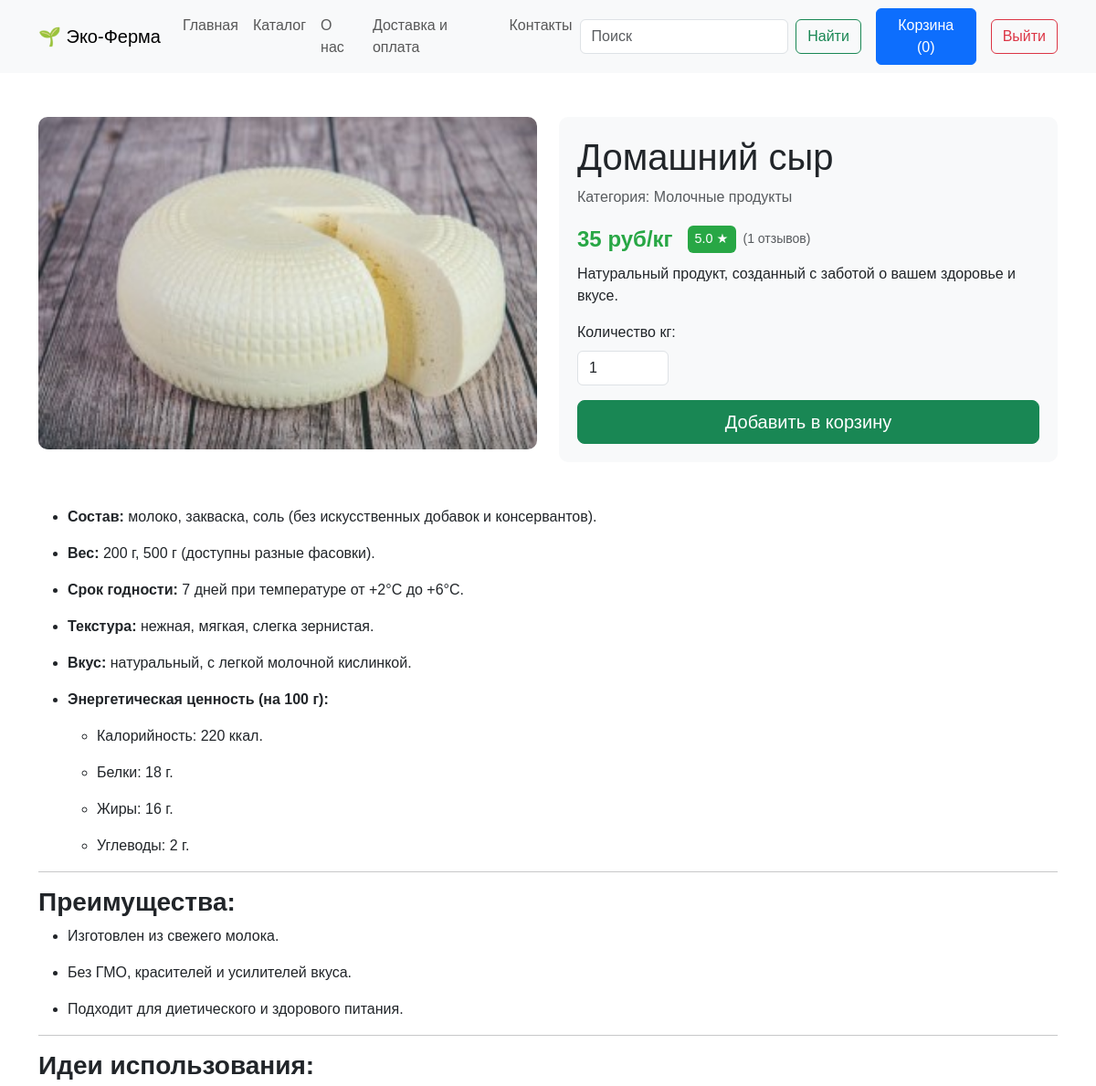
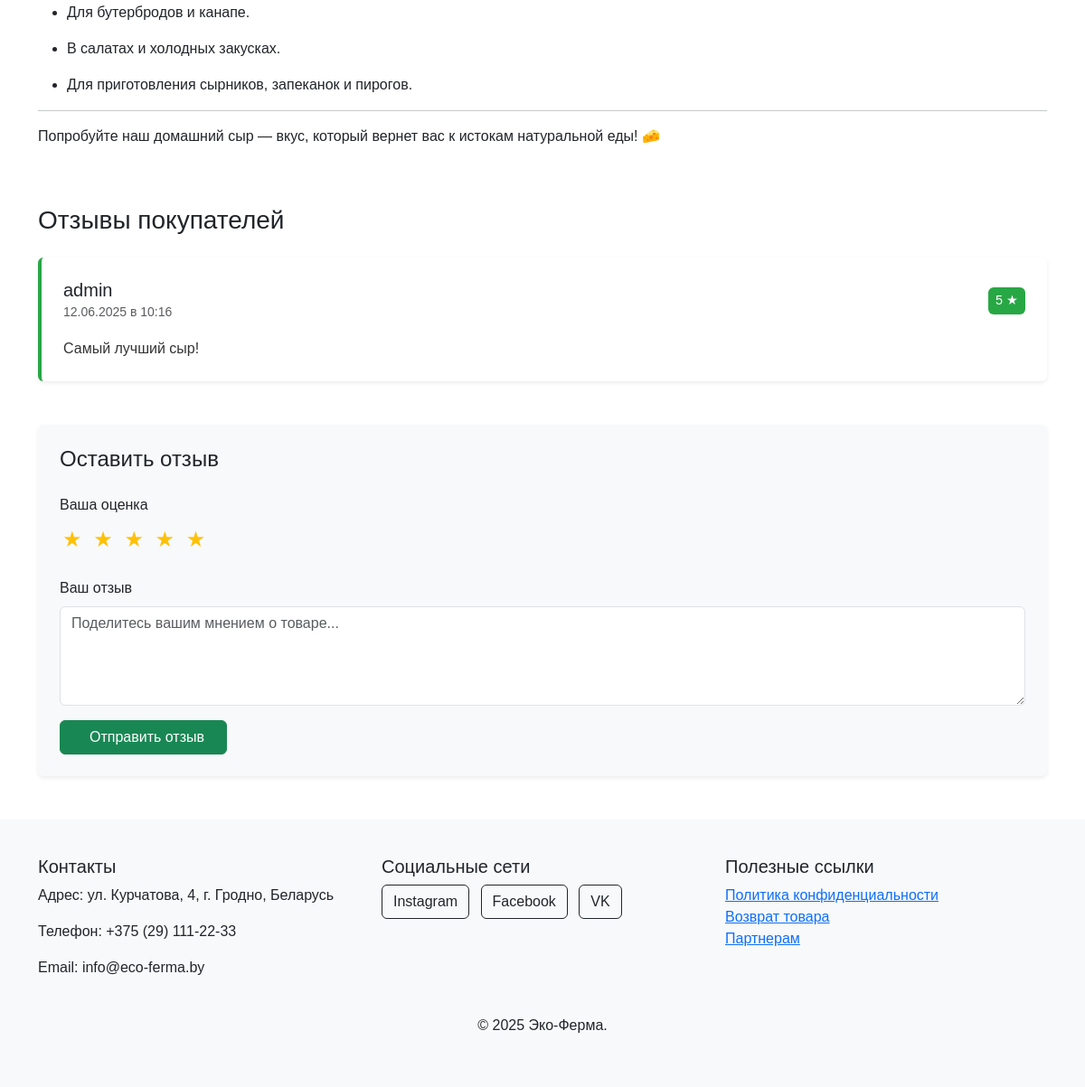
/product/2 (signed in), run on the app's committed database (2 pictures, top to bottom).
### app.py (models this page shows, shortened)
class Products(db.Model):
    id = db.Column(db.Integer,primary_key=True)
    title = db.Column(db.String(100))
    subText = db.Column(db.Text)
    text = db.Column(db.Text)
    image_name = db.Column(db.String(100))
    category = db.Column(db.String(100))
    price = db.Column(db.Integer)
    orders = db.relationship('Orders', backref='product', lazy=True)

class Reviews(db.Model):
    id = db.Column(db.Integer, primary_key=True)
    id_user = db.Column(db.Integer, db.ForeignKey('users.id'))
    id_product = db.Column(db.Integer, db.ForeignKey('products.id'))
    rating = db.Column(db.Integer)  # Оценка от 1 до 5
    text = db.Column(db.Text)
    date = db.Column(db.DateTime, default=datetime.now)
    user = db.relationship('Users', backref='reviews')
    product = db.relationship('Products', backref='reviews')

class Users(db.Model):
    id = db.Column(db.Integer,primary_key=True)
    name = db.Column(db.String(100))
    surname = db.Column(db.String(100))
    email = db.Column(db.String(100), unique=True)
    password = db.Column(db.String(100), unique=True)
    root = db.Column(db.Integer, default=0)
    reports = db.relationship('Reports', backref='user', lazy=True)

### app.py (the view, shortened to what this page needs)
@app.route('/product/<int:id>', methods=['GET', 'POST'])
def product(id):
    product = Products.query.get(id)
    avg_rating = db.session.query(
        db.func.avg(Reviews.rating)
    ).filter(Reviews.id_product == id).scalar()
    avg_rating = round(avg_rating, 1) if avg_rating else 0
    product.reviews = sorted(product.reviews, key=lambda x: x.date, reverse=True)
    return render_template("product.html",product=product,avg_rating=avg_rating,
        reviews_count=len(product.reviews))

### app.py (called while the page is built)
@app.context_processor
def inject_order_count():
    order_count = 0
    if 'name' in session:
        user = object
        user = Users.query.filter_by(email=session['name']).first()
        order_count = db.session.query(func.count(Orders.id)) \
                    .filter_by(id_user=user.id) \
                    .filter(Orders.status == 0) \
                    .scalar()
    return dict(order_count=order_count)

@app.context_processor
def inject_user():
    def get_user_name():
        if 'name' in session:
            return Users.query.filter_by(email=session['name']).first()
    return dict(active_user=get_user_name())

### templates/product.html (shortened to what this page needs)
{% extends 'base.html' %}
{% block main %}
  <div class="container my-5">
    <div class="row">
      <div class="col-md-6">
        <div class="product-images">
          <img src="../static/img/upload/{{product.image_name}}" alt="{{product.title}}" class="main-image">
        </div>
      </div>
      <div class="col-md-6">
    <div class="product-info">
        <h1>{{product.title}}</h1>
        <p class="text-muted">Категория: {{product.category}}</p>
        <div class="d-flex align-items-center mb-2">
            <div class="price-container">
                <p class="price mb-0 me-3">
                    <span id="basePrice">{{product.price}}</span>
                    <span id="priceUnit">{%if product.title=="Свежее молоко"%}руб/л{%elif product.title=="Эко газон 'Зеленый ковер'"%}руб/м2{%else%}руб/кг{%endif%}</span>
                </p>
            </div>
            <div class="d-flex align-items-center">
                {% if reviews_count > 0 %}
                <div class="rating-badge bg-success text-white px-2 py-1 rounded me-2">
                    {{ avg_rating }} ★
                </div>
                <small class="text-muted">({{ reviews_count }} отзывов)</small>
                {% else %}
                <small class="text-muted">Нет отзывов</small>
                {% endif %}
            </div>
        </div>
        <p>{{product.subText}}</p>
        {%if 'name' in session %}
        <form method="post" action="{{url_for('add_to_cart', id_user=active_user.id, id_product=product.id)}}">
            <div class="mb-3">
                <label for="quantity" class="form-label">Количество {%if product.title=="Свежее молоко"%}л{%elif product.title=="Эко газон 'Зеленый ковер'"%}м2{%else%}кг{%endif%}:</label>
                <input type="number" name="count_products" class="form-control quantity" id="quantity"
                       value="1" min="1" oninput="calculateTotalPrice()">
            </div>
            <button type="submit" class="btn btn-success btn-lg w-100">Добавить в корзину</button>
            {%else%}
            <button type="submit" class="btn btn-success btn-lg w-100" disabled>Добавить в корзину</button>
            <p class="text-center my-2">Для добавления в карзину необходимо <a href="/login" class="link-dark">войти!</a> </p>
            {%endif%}
        </form>
    </div>
</div>
    </div>
    <div class="row mt-5">
      <div class="col">
        {% autoescape false %} {{product.text}} {% endautoescape %}
      </div>
    </div>
<div class="row mt-5">
    <div class="col-12">
        <h3 class="mb-4">Отзывы покупателей</h3>
        <div class="reviews-list mb-5">
            {% for review in product.reviews %}
            <div class="review-card mb-4 p-4 rounded shadow-sm">
                <div class="d-flex justify-content-between align-items-center mb-3">
                    <div class="d-flex align-items-center">
                        <div>
                            <h5 class="mb-0">{{ review.user.name }}</h5>
                            <small class="text-muted">{{ review.date.strftime('%d.%m.%Y в %H:%M') }}</small>
                        </div>
                    </div>
                    <div class="rating-badge bg-success text-white px-2 py-1 rounded">
                        {{ review.rating }} ★
                    </div>
                </div>
                <div class="d-flex justify-content-between align-items-center">
                  <p class="review-text mb-0">{{ review.text }}</p>
                </div>
            </div>
            {% else %}
            <div class="empty-reviews text-center py-5 bg-light rounded">
                <i class="bi bi-chat-square-text fs-1 text-muted"></i>
                <p class="mt-3">Пока нет отзывов. Будьте первым!</p>
            </div>
            {% endfor %}
        </div>
        <div class="add-review-form bg-light p-4 rounded shadow-sm">
            <h4 class="mb-4">Оставить отзыв</h4>
            {% if 'name' in session %}
            <form method="post" action="{{ url_for('add_review', product_id=product.id) }}">
                <div class="mb-4">
                    <label class="form-label d-block">Ваша оценка</label>
                    <div class="star-rating">
                        {% for i in range(5, 0, -1) %}
                        <label for="star{{i}}" title="{{i}} звезд"> ★</label>
                        {% endfor %}
                    </div>
                </div>
                <div class="mb-3">
                    <label for="reviewText" class="form-label">Ваш отзыв</label>
                    <textarea class="form-control" id="reviewText" name="text" rows="4"
                              placeholder="Поделитесь вашим мнением о товаре..." required></textarea>
                </div>
                <button type="submit" class="btn btn-success px-4">
                    Отправить отзыв
                </button>
            </form>
            {% else %}
            <div class="alert alert-info mb-0">
                <i class="bi bi-info-circle me-2"></i>
                Чтобы оставить отзыв, пожалуйста <a href="/login" class="alert-link">войдите</a> в систему.
            </div>
            {% endif %}
        </div>
    </div>
</div>
  </div>
  {% endblock %}

### static/css/style.css (style rules this page uses)
body { font-family: Arial, sans-serif; }
html, body { height: 100%; margin: 0; display: flex; flex-direction: column; }
.product-images img { width: 100%; height: auto; border-radius: 10px; margin-bottom: 10px; }
.product-info { background-color: #f8f9fa; padding: 20px; border-radius: 10px; }
.product-info h1 { font-size: 2.5rem; }
.product-info .price { font-size: 1.5rem; color: #28a745; font-weight: bold; }
.product-info .quantity { max-width: 100px; }
html, body { height: 100%; }
body { display: flex; flex-direction: column; min-height: 100vh; }
.review-card { border-left: 3px solid #28a745; padding-left: 15px; margin-bottom: 20px; }
.review-card { background: white; border-left: 4px solid #28a745; transition: transform 0.2s; }
.rating-badge { font-size: 0.9rem; background-color: #28a745 !important; }
.review-text { line-height: 1.6; color: #333; }
.star-rating { display: flex; flex-direction: row-reverse; justify-content: flex-end; }
.star-rating label { color: #ddd; font-size: 1.5rem; padding: 0 3px; cursor: pointer; transition: color 0.2s; }
.star-rating input:checked ~ label, .star-rating label:hover, .star-rating label:hover ~ label { color: #ffc107; }
.star-rating input:checked + label { color: #ffc107; }
.rating-badge { font-size: 0.9rem; display: inline-flex; align-items: center; gap: 0.25rem; }
.star-rating { display: inline-block; font-size: 1.5rem; unicode-bidi: bidi-override; direction: rtl; }
.star-rating label { color: #ddd; cursor: pointer; }
.rating-badge { display: inline-flex; align-items: center; font-size: 0.9rem; font-weight: 500; }
.price { font-size: 1.2rem; font-weight: bold; color: #2e7d32; }

### data on the page
Products: image_name (picture), title "Домашний сыр", category "Молочные продукты", price "35", subText "Натуральный продукт, созданный с заботой о вашем здоровье и вкусе.", text "Состав: молоко, закваска, соль (без искусственных добавок и консервантов). Вес: 200 г, 500 г (доступны разные фасовки). Срок годности: 7 дней при температуре от +2°C до +6°C. Текстура: нежная, мягкая, слегка зернистая. Вкус: натуральный, с легкой молочной кислинкой. Энергетическая ценность (на 100 г): Калорийность: 220 ккал. Белки: 18 г. Жиры: 16 г. Углеводы: 2 г. Преимущества: Изготовлен из свежего молока. Без ГМО, красителей и усилителей вкуса. Подходит для диетического и здорового питания. Идеи использования: Для бутербродов и канапе. В салатах и холодных закусках. Для приготовления сырников, запеканок и пирогов. Попробуйте наш домашний сыр — вкус, который вернет вас к истокам…"
Reviews: user.name "admin", date "12.06.2025 в 10:16", rating "5", text "Самый лучший сыр!"

### other printed values
{{ order_count }} "0"
{{ avg_rating }} "5.0"
{{ reviews_count }} "1"
